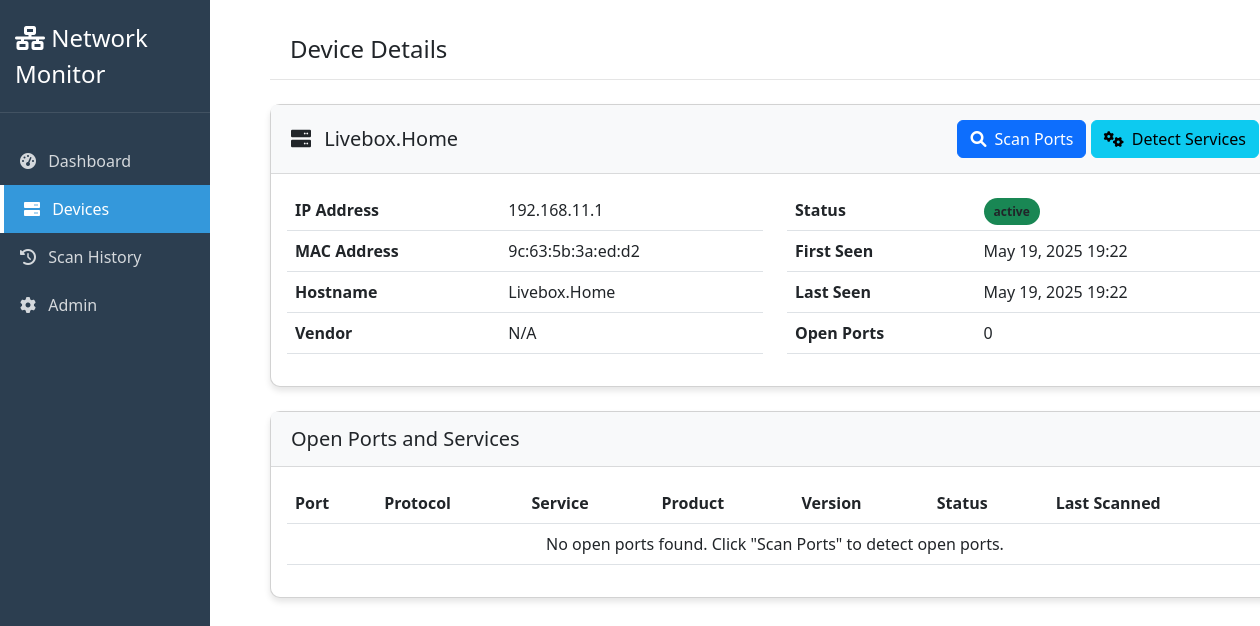
/devices/1/, run on the app's committed database.
### device_monitor/models.py (models this page shows, shortened)
class Device(models.Model):
    ip_address = models.GenericIPAddressField(unique=True)
    mac_address = models.CharField(max_length=17, blank=True, null=True)
    hostname = models.CharField(max_length=255, blank=True, null=True)
    vendor = models.CharField(max_length=255, blank=True, null=True)
    status = models.CharField(max_length=50, default='active')
    first_seen = models.DateTimeField(default=timezone.now)
    last_seen = models.DateTimeField(default=timezone.now)
    class Meta:
        ordering = ['ip_address']

### device_monitor/views.py (the view)
# urls.py: path('devices/<int:device_id>/', views.device_detail, name='device_detail'),
def device_detail(request, device_id):
    device = Device.objects.get(id=device_id)
    context = {
        'device': device,
        'ports': device.ports.all()
    }
    return render(request, 'device_monitor/device_detail.html', context)

### templates/device_monitor/device_detail.html (shortened to what this page needs)
{% extends 'base.html' %}
{% block page_title %}Device Details{% endblock %}
{% block content %}
<div class="card mb-4">
  <div class="card-header d-flex justify-content-between align-items-center">
    <h5 class="mb-0">
      <i class="fas fa-server me-2"></i> {{ device.hostname|default:"Unknown Device" }}
    </h5>
    <div>
      <button
        type="button"
        class="btn btn-primary"
        id="scan-ports-btn"
        data-ip="{{ device.ip_address }}"
      >
        <i class="fas fa-search me-1"></i> Scan Ports
      </button>
      <button
        type="button"
        class="btn btn-info"
        id="scan-services-btn"
        data-ip="{{ device.ip_address }}"
      >
        <i class="fas fa-cogs me-1"></i> Detect Services
      </button>
    </div>
  </div>
  <div class="card-body">
    <div class="row">
      <div class="col-md-6">
        <table class="table">
          <tbody>
            <tr>
              <th>IP Address</th>
              <td>{{ device.ip_address }}</td>
            </tr>
            <tr>
              <th>MAC Address</th>
              <td>{{ device.mac_address|default:"N/A" }}</td>
            </tr>
            <tr>
              <th>Hostname</th>
              <td>{{ device.hostname|default:"Unknown" }}</td>
            </tr>
            <tr>
              <th>Vendor</th>
              <td>{{ device.vendor|default:"N/A" }}</td>
            </tr>
          </tbody>
        </table>
      </div>
      <div class="col-md-6">
        <table class="table">
          <tbody>
            <tr>
              <th>Status</th>
              <td>
                <span
                  class="status-badge {% if device.status == 'active' %}bg-success{% else %}bg-secondary{% endif %}"
                >
                  {{ device.status }}
                </span>
              </td>
            </tr>
            <tr>
              <th>First Seen</th>
              <td>{{ device.first_seen|date:"M d, Y H:i" }}</td>
            </tr>
            <tr>
              <th>Last Seen</th>
              <td>{{ device.last_seen|date:"M d, Y H:i" }}</td>
            </tr>
            <tr>
              <th>Open Ports</th>
              <td>{{ ports.count }}</td>
            </tr>
          </tbody>
        </table>
      </div>
    </div>
  </div>
</div>
<div class="card">
  <div class="card-header">
    <h5 class="mb-0">Open Ports and Services</h5>
  </div>
  <div class="card-body">
    <div class="table-responsive">
      <table class="table table-hover">
        <thead>
          <tr>
            <th>Port</th>
            <th>Protocol</th>
            <th>Service</th>
            <th>Product</th>
            <th>Version</th>
            <th>Status</th>
            <th>Last Scanned</th>
          </tr>
        </thead>
        <tbody>
          {% for port in ports %}
          <tr>
            <td>{{ port.port_number }}</td>
            <td>{{ port.protocol }}</td>
            <td>{{ port.service|default:"Unknown" }}</td>
            <td>{{ port.product|default:"N/A" }}</td>
            <td>{{ port.version|default:"N/A" }}</td>
            <td>
              <span
                class="status-badge {% if port.status == 'open' %}bg-success{% else %}bg-secondary{% endif %}"
              >
                {{ port.status }}
              </span>
            </td>
            <td>{{ port.last_scanned|date:"M d, Y H:i" }}</td>
          </tr>
          {% empty %}
          <tr>
            <td colspan="7" class="text-center">
              No open ports found. Click "Scan Ports" to detect open ports.
            </td>
          </tr>
          {% endfor %}
        </tbody>
      </table>
    </div>
  </div>
</div>
{% endblock %}

### templates/base.html (style rules this page uses)
:root { --primary-color: #3498db; --secondary-color: #2c3e50; --success-color: #2ecc71; --warning-color: #f39c12; --danger-color: #e74c3c; --light-bg: #f8f9fa; --dark-bg: #343a40; }
.card { border-radius: 10px; box-shadow: 0 4px 6px rgba(0, 0, 0, 0.1); margin-bottom: 20px; }
.card-header { background-color: var(--light-bg); border-bottom: 1px solid rgba(0, 0, 0, 0.125); padding: 15px 20px; }
.status-badge { padding: 5px 10px; border-radius: 50px; font-size: 12px; font-weight: bold; }

### data on the page
Device: hostname "Livebox.Home", ip_address "192.168.11.1", mac_address "9c:63:5b:3a:ed:d2", vendor "N/A", status "active", first_seen "May 19, 2025 19:22", last_seen "May 19, 2025 19:22", count "0"
